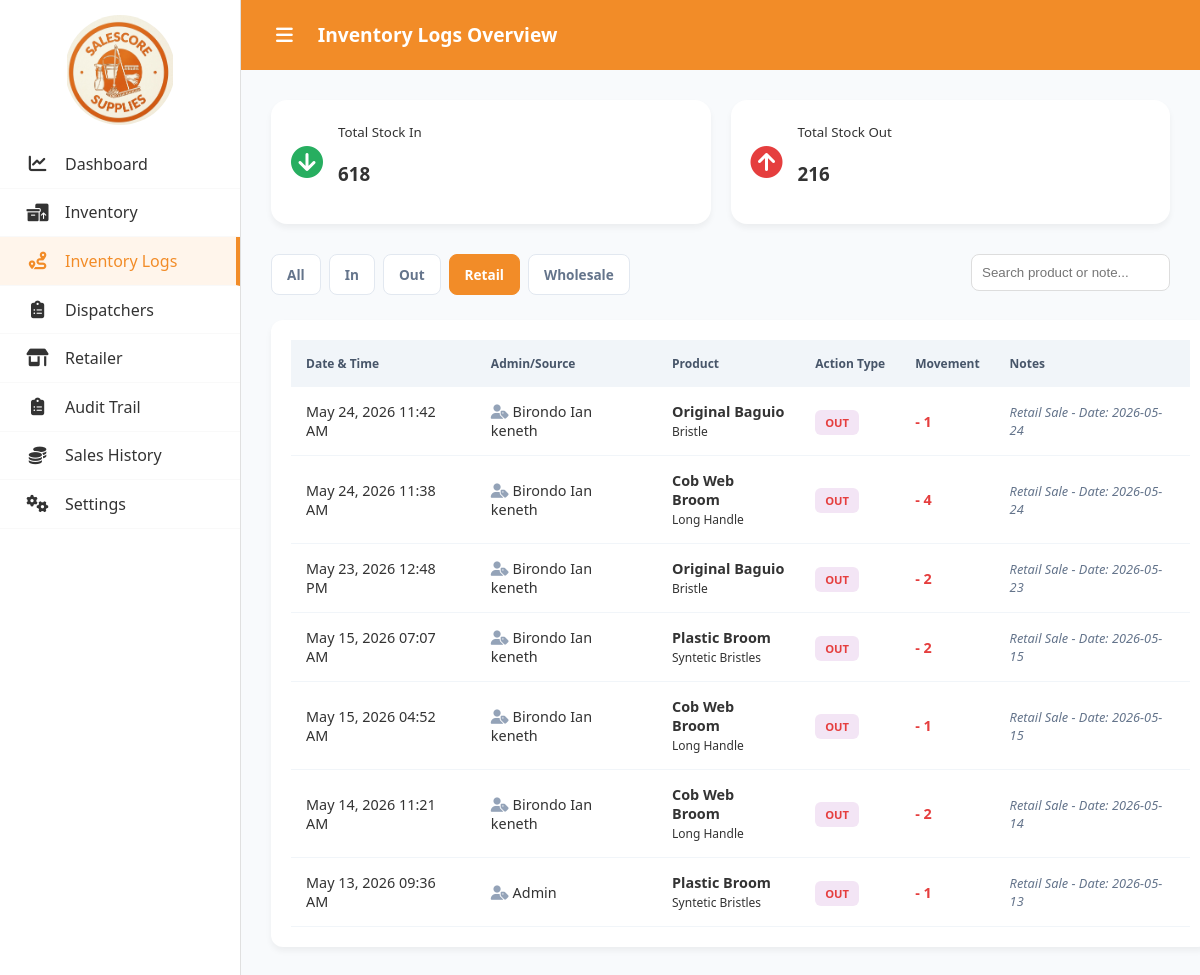
/inventory_logs.php?filter=Retail (signed in), run on an earlier commit of the app's database.
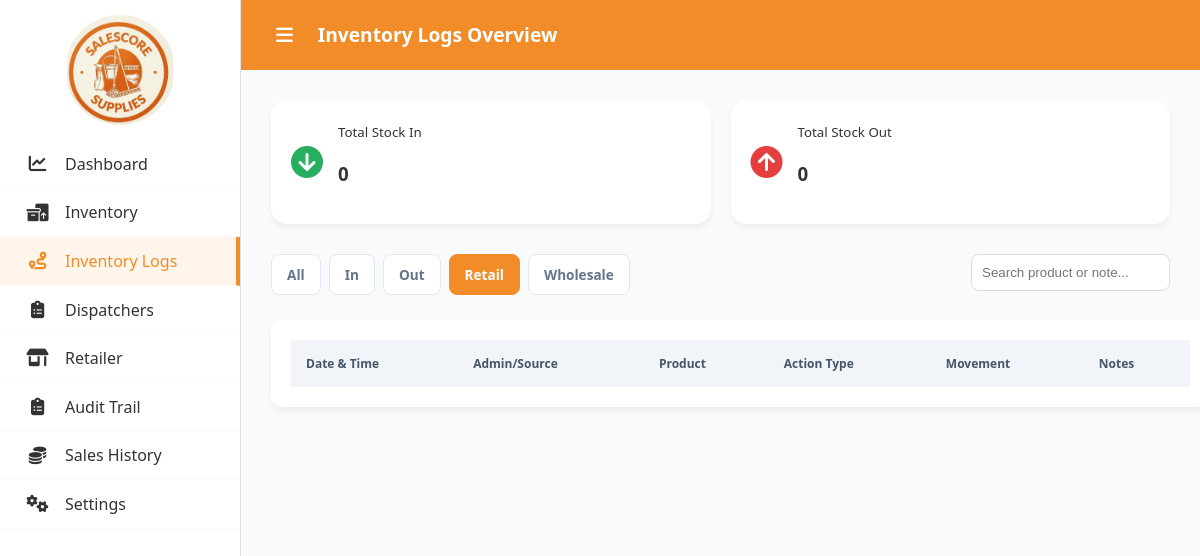
And on a later commit of the database.
### tables this page shows
CREATE TABLE `inventory_logs` (
  `id` int(11) NOT NULL,
  `product_id` int(11) NOT NULL,
  `admin_name` varchar(255) NOT NULL,
  `action` enum('Added','Removed','Updated') NOT NULL,
  `quantity_change` int(11) NOT NULL,
  `notes` text DEFAULT NULL,
  `created_at` timestamp NOT NULL DEFAULT current_timestamp()
);

CREATE TABLE `products` (
  `id` int(11) NOT NULL,
  `category` varchar(100) NOT NULL,
  `product_name` varchar(255) NOT NULL,
  `variation` varchar(100) DEFAULT 'Standard',
  `description` text DEFAULT NULL,
  `wholesale_price` decimal(10,2) NOT NULL DEFAULT 0.00,
  `retail_price` decimal(10,2) NOT NULL DEFAULT 0.00,
  `quantity` int(11) NOT NULL DEFAULT 0,
  `max_quantity` int(11) NOT NULL DEFAULT 100,
  `image_path` varchar(255) DEFAULT 'default-product.png',
  `created_at` timestamp NOT NULL DEFAULT current_timestamp()
);

### inventory_logs.php (the view, shortened to what the changed rows need)
<?php
require_once "auth/conn.php";
$filter = isset($_GET['filter']) ? $_GET['filter'] : 'All';
$whereClauses = [];
$params = [];
if ($filter === 'In') {
    $whereClauses[] = "il.action = 'Added'";
    } elseif ($filter === 'Out') {
        $whereClauses[] = "il.action = 'Removed'";
    } elseif ($filter === 'Retail') {
        $whereClauses[] = "il.notes LIKE :retail_note";
        $params[':retail_note'] = '%Retail%';
    } elseif ($filter === 'Wholesale') {
        $whereClauses[] = "(il.notes LIKE :wholesale_note OR il.notes LIKE :return_note)";
        $params[':wholesale_note'] = '%Wholesale%';
        $params[':return_note'] = '%Returned%';
    }
$whereSQL = !empty($whereClauses) ? " WHERE " . implode(" AND ", $whereClauses) : "";
$query = "SELECT il.*, p.product_name, p.variation
        FROM inventory_logs il
        JOIN products p ON il.product_id = p.id
        $whereSQL
        ORDER BY il.created_at DESC";
$stmt = $pdo->prepare($query);
$stmt->execute($params);
$logs = $stmt->fetchAll(PDO::FETCH_ASSOC);
$totalIn = $pdo->query("SELECT SUM(quantity_change) FROM inventory_logs WHERE action = 'Added'")->fetchColumn() ?? 0;
$totalOut = $pdo->query("SELECT SUM(quantity_change) FROM inventory_logs WHERE action = 'Removed'")->fetchColumn() ?? 0;
function e(mixed $value): string {
    return htmlspecialchars((string)($value ?? ''), ENT_QUOTES, 'UTF-8');
}
?>
<!DOCTYPE html>
<html lang="en">
<head>
    <link rel="stylesheet" href="https://cdnjs.cloudflare.com/ajax/libs/font-awesome/6.4.0/css/all.min.css">
    <link rel="stylesheet" href="assets/css/log.css">
</head>
<body>
    <div class="container">
        <main class="main-content">
        <header class="header">
            <div class="header-left">
                <h1 style="white-space: nowrap; margin-right: 20px;">Inventory Logs Overview</h1>
            </div>
        </header>
        <section class="report-container">
            <div class="summary-cards">
                <div class="s-card">
                    <div><small>Total Stock In</small><h3><?= number_format($totalIn) ?></h3></div>
                </div>
                <div class="s-card">
                    <div><small>Total Stock Out</small><h3><?= number_format($totalOut) ?></h3></div>
                </div>
        </div>
            <div class="table-responsive">
                <table class="log-table">
                    <thead>
                        <tr>
                            <th>Date & Time</th>
                            <th>Admin/Source</th>
                            <th>Product</th>
                            <th>Action Type</th>
                            <th>Movement</th>
                            <th>Notes</th>
                        </tr>
                    </thead>
                    <tbody>
                        <?php foreach ($logs as $log): ?>
                        <tr>
                            <td><?= date('M d, Y h:i A', strtotime($log['created_at'])) ?></td>
                            <td><i class="fa-solid fa-user-tag" style="color:#94a3b8"></i> <?= e($log['admin_name']) ?></td>
                            <td><b><?= e($log['product_name']) ?></b> <br><small><?= e($log['variation']) ?></small></td>
                            <td>
                                <?php if(strpos($log['notes'], 'Retail') !== false): ?>
                                    <span class="badge badge-retail">OUT</span>
                                <?php elseif(strpos($log['notes'], 'Remit') !== false): ?>
                                    <span class="badge badge-wholesale">WHOLESALE</span>
                                <?php else: ?>
                                    <span class="badge <?= $log['action'] == 'Added' ? 'badge-in' : 'badge-out' ?>">
                                        <?= $log['action'] == 'Added' ? 'IN' : 'OUT' ?>
                                    </span>
                                <?php endif; ?>
                            </td>
                            <td style="font-weight:bold; color: <?= $log['action'] == 'Added' ? 'var(--success)' : 'var(--danger)' ?>;">
                                <?= $log['action'] == 'Added' ? '+' : '-' ?> <?= number_format($log['quantity_change']) ?>
                            </td>
                            <td style="color: #64748b; font-style: italic; font-size: 0.8rem;"><?= e($log['notes']) ?></td>
                        </tr>
                        <?php endforeach; ?>
                    </tbody>
                </table>
            </div>
    </section>
</main>
</body>
</html>

What changed in the data, as far as the page shows it:
removed inventory_logs: created_at "May 24, 2026 11:42 AM", admin_name "Birondo Ian keneth", product.product_name "Original Baguio", product.variation "Bristle", shows "OUT", quantity_change "1", notes "Retail Sale - Date: 2026-05-24"
removed inventory_logs: created_at "May 24, 2026 11:38 AM", admin_name "Birondo Ian keneth", product.product_name "Cob Web Broom", product.variation "Long Handle", shows "OUT", quantity_change "4", notes "Retail Sale - Date: 2026-05-24"
removed inventory_logs: created_at "May 23, 2026 12:48 PM", admin_name "Birondo Ian keneth", product.product_name "Original Baguio", product.variation "Bristle", shows "OUT", quantity_change "2", notes "Retail Sale - Date: 2026-05-23"
removed inventory_logs: created_at "May 15, 2026 07:07 AM", admin_name "Birondo Ian keneth", product.product_name "Plastic Broom", product.variation "Syntetic Bristles", shows "OUT", quantity_change "2", notes "Retail Sale - Date: 2026-05-15"
removed inventory_logs: created_at "May 15, 2026 04:52 AM", admin_name "Birondo Ian keneth", product.product_name "Cob Web Broom", product.variation "Long Handle", shows "OUT", quantity_change "1", notes "Retail Sale - Date: 2026-05-15"
removed inventory_logs: created_at "May 14, 2026 11:21 AM", admin_name "Birondo Ian keneth", product.product_name "Cob Web Broom", product.variation "Long Handle", shows "OUT", quantity_change "2", notes "Retail Sale - Date: 2026-05-14"
removed inventory_logs: created_at "May 13, 2026 09:36 AM", admin_name "Admin", product.product_name "Plastic Broom", product.variation "Syntetic Bristles", shows "OUT", quantity_change "1", notes "Retail Sale - Date: 2026-05-13"
Also different on the page:
$totalIn: "618" → "0"
$totalOut: "216" → "0"
